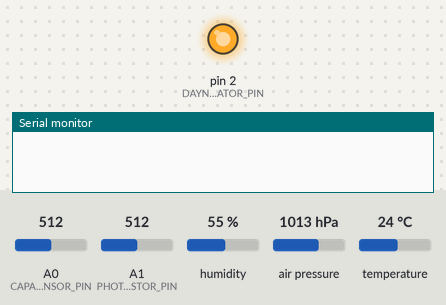
The sketch below on a simulated Arduino Uno, built with avr-gcc and run on an emulated ATmega328P. Parts: output pins drawn as LEDs (lit = HIGH), the last lines printed to the serial monitor. Inputs (shaded band) come from the test bench; at power-on: A0 (CAPACITANCE_SENSOR_PIN) = 512, A1 (PHOTORESISTOR_PIN) = 512, humidity 55 %, air pressure 1013 hPa, temperature 24 °C. Storage starts empty.

Above: at 0.1 s.
At 1.6 s:
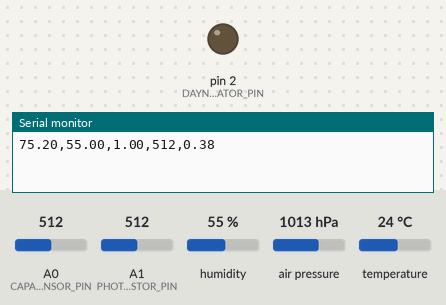
Timing chart, 0 to 3.1 s (numbered marks = the images above):
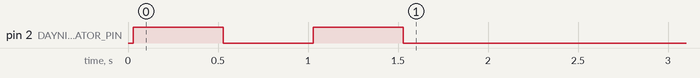

The sketch:

source.ino
```cpp
#include <Adafruit_BMP280.h>
#include <DHT.h>
#include <SPI.h>
#include <SD.h>
#include <Wire.h>

// Pin definitions
#define CAPACITANCE_SENSOR_PIN A0
#define PHOTORESISTOR_PIN A1
#define DAYNIGHT_INDICATOR_PIN 2
#define DHT11_PIN 7
// 10, 11, 12, 13 are default SPI, used for SD card interaction
// SCL and SDA are default I2C, used for BMP interaction

Adafruit_BMP280 bmp;
DHT myDHT(DHT11_PIN, DHT11);
File file;

void setup() {
  Serial.begin(9600);
  while (!Serial) delay(100);

  // BMP280 Module setup
  bmp.begin(0x76);
  bmp.setSampling(Adafruit_BMP280::MODE_NORMAL,     /* Operating Mode. */
                  Adafruit_BMP280::SAMPLING_X2,     /* Temp. oversampling */
                  Adafruit_BMP280::SAMPLING_X16,    /* Pressure oversampling */
                  Adafruit_BMP280::FILTER_X16,      /* Filtering. */
                  Adafruit_BMP280::STANDBY_MS_500);

  // Photoresistor setup
  Wire.begin();
  pinMode(DAYNIGHT_INDICATOR_PIN, OUTPUT);

  myDHT.begin();

  while (!SD.begin(10)) delay(100);
  file = CreateFile();

  // Flash LED to indicate successful initialization
  digitalWrite(DAYNIGHT_INDICATOR_PIN, HIGH);
  delay(500);
  digitalWrite(DAYNIGHT_INDICATOR_PIN, LOW);
  delay(500);
  digitalWrite(DAYNIGHT_INDICATOR_PIN, HIGH);
  delay(500);
  digitalWrite(DAYNIGHT_INDICATOR_PIN, LOW);
}

void loop() {
  // DHT output
  float temperature = myDHT.readTemperature(true); // Fahrenheit
  float humidity = myDHT.readHumidity();
  // BMP output
  float pressure = bmp.readPressure()/101325.0; // Atmospheres
  // Photoresitor output
  int light = analogRead(PHOTORESISTOR_PIN);
  int capacitance = analogRead(CAPACITANCE_SENSOR_PIN);
  float rainFall = 4.0E-5*capacitance*capacitance-0.0332*capacitance+6.89; // Inches
  if (rainFall < 0.0)
    rainFall = 0.0;

  // Write to serial in CSV format
  Serial.print(temperature);
  Serial.print(",");
  Serial.print(humidity);
  Serial.print(",");
  Serial.print(pressure);
  Serial.print(",");
  Serial.print(light);
  Serial.print(",");
  Serial.print(rainFall);
  Serial.println();

  // Write to SD card in CSV format
  file.print(temperature);
  file.print(",");
  file.print(humidity);
  file.print(",");
  file.print(pressure);
  file.print(",");
  file.print(light);
  file.print(",");
  file.print(rainFall);
  file.println();
  file.flush();

  // Turn on LED if it is dark out
  digitalWrite(DAYNIGHT_INDICATOR_PIN, light>75?LOW:HIGH);

  // Wait fifteen seconds
  delay(1000*30);
}

File CreateFile() {
  unsigned int num = 1;
  String newName = "/log" + String(num) + ".csv";
  while(SD.exists(newName)) {
    newName = "/log" + String(num) + ".csv";
    num += 1;
  }

  return SD.open(newName, FILE_WRITE);
}
```
